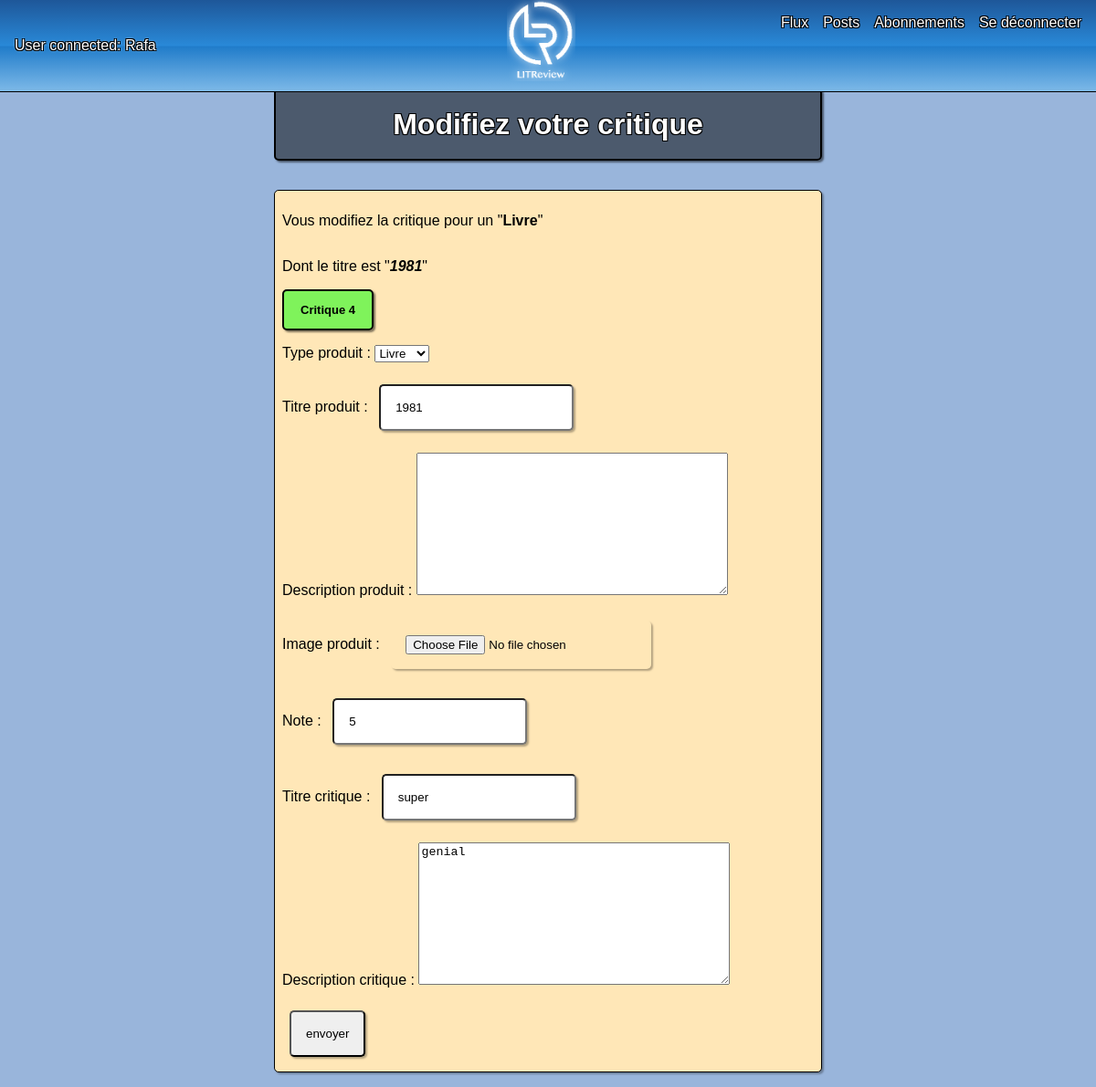
/update-own-critique/4 (signed in), run on an earlier commit of the app's database.
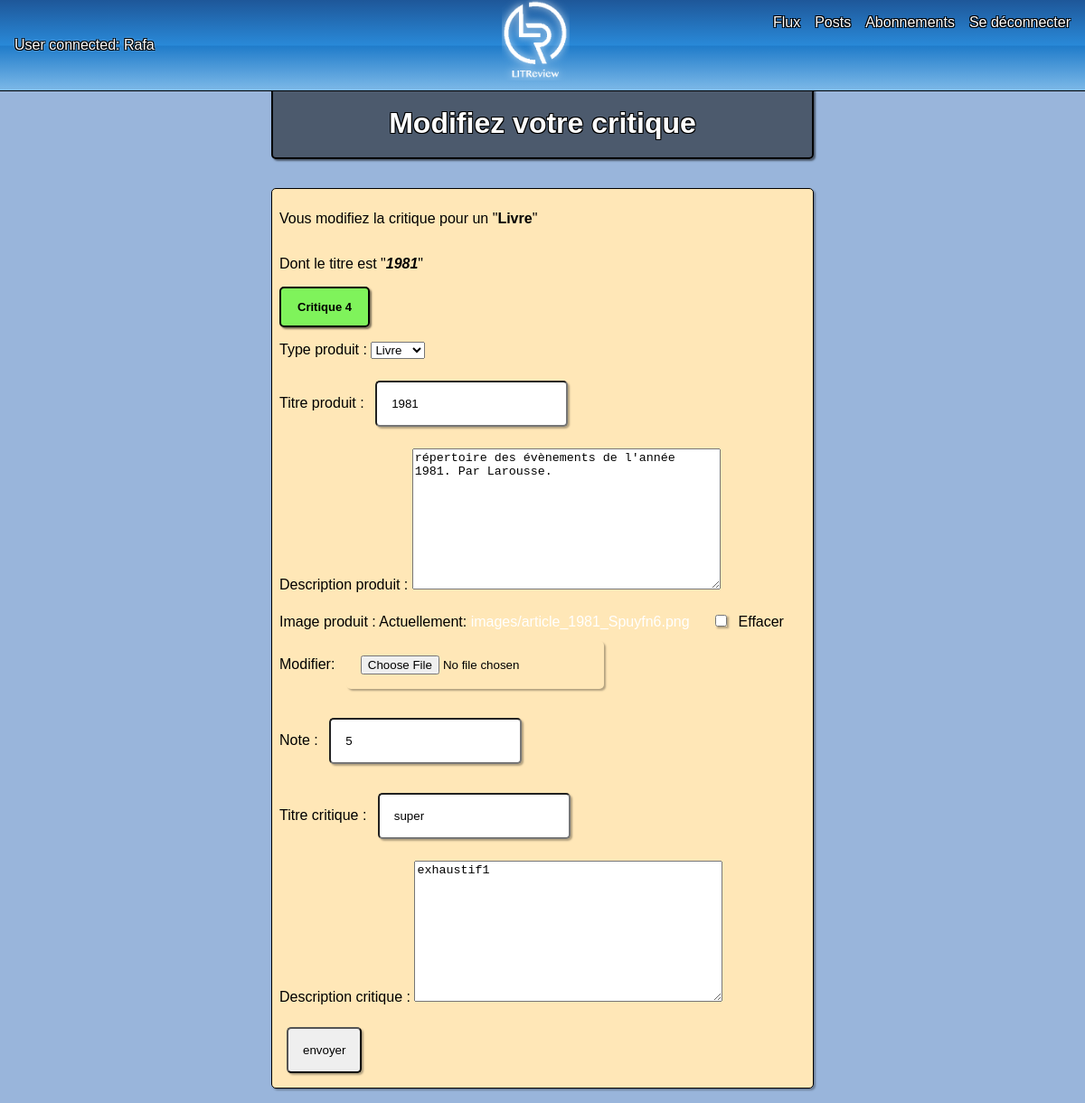
And on a later commit of the database.
### base/models.py (models this page shows, shortened)
class Review(models.Model):
    ticket = models.ForeignKey(to=Ticket,
                               on_delete=models.CASCADE,
                               null=True,
                               blank=True
                               )
    type_produit = models.CharField(max_length=8,
                                    choices=PRODUCT_CHOICES,
                                    default="Livre"
                                    )
    titre_produit = models.CharField(max_length=128)
    description_produit = models.TextField(max_length=8192,
                                           null=True,
                                           blank=True
                                           )
    image_produit = models.ImageField(upload_to='images',
                                      null=True,
                                      blank=True,
                                      )
    note = models.PositiveSmallIntegerField(validators=[MinValueValidator(0), MaxValueValidator(5)],
                                            blank=True
                                            )
    titre_critique = models.CharField(max_length=128,
                                      blank=True
                                      )
    user = models.ForeignKey(to=settings.AUTH_USER_MODEL,
                             on_delete=models.CASCADE,
                             null=True,
                             blank=True
                             )
    description_critique = models.TextField(max_length=8192,
                                            null=True,
                                            blank=True
                                            )
    time_created = models.DateTimeField(auto_now_add=True)
    class Meta:
        ordering = ['-time_created']

### base/views.py (the view)
# urls.py: path('update-own-critique/<str:pk>', views.update_own_critique, name='update-own-critique'),
@login_required(login_url='/')
def update_own_critique(request, pk):
    review = Review.objects.get(pk=pk)
    reviewForm = ReviewForm(instance=review)
    if request.method == 'POST':
        reviewForm = ReviewForm(request.POST, request.FILES, instance=review)
        if reviewForm.is_valid():
            reviewForm.save()
            return redirect('own')
    context = {'reviewForm': reviewForm,
               'review': review
               }
    return render(request, 'base/update_own_critique.html', context)

### base/forms.py
class ReviewForm(ModelForm):
    class Meta:
        model = Review
        fields = [
            'type_produit',
            'titre_produit',
            'description_produit',
            'image_produit',
            'note',
            'titre_critique',
            'description_critique'
        ]

### base/templates/base/update_own_critique.html (shortened to what this page needs)
{% extends 'main.html' %}
{% block content %}
<div class="main-container">
    <h1 class="page-title">Modifiez votre critique</h1>
    <div class="review">
        <p>Vous modifiez la critique pour un "<b>{{review.type_produit}}</b>"</p>
        <p>Dont le titre est "<i><b>{{review.titre_produit}}</i></b>"</p>
        <div class="critique-tag">
            <p>Critique {{review.pk}}</p>
        </div>
        <form enctype="multipart/form-data" method="POST" action="">
            {% if reviewForm %}
                {{reviewForm.as_p}}
            {% else %}
                <p>Something went wrong with the form...</p>
            {% endif %}
            <input type="submit" name="submit" value='envoyer' />
        </form>
    </div>
</div>
{%endblock content%}

What changed in the data, as far as the page shows it:
changed Review "Livre": description_produit (not shown) → "répertoire des évènements de l'année 1981. Par Larousse."; description_critique "genial" → "exhaustif1"
Also different on the page:
form field as_p: (not shown) → "☐"
text no longer shown: "Type produit : Titre produit : Description produit : Image produit : Note : Titre critique : Description critique :"
text now shown: "Type produit : Titre produit : Description produit : Image produit : Actuellement: images/article_1981_Spuyfn6.png Effacer Modifier: Note : Titre critique : Description critique :"
